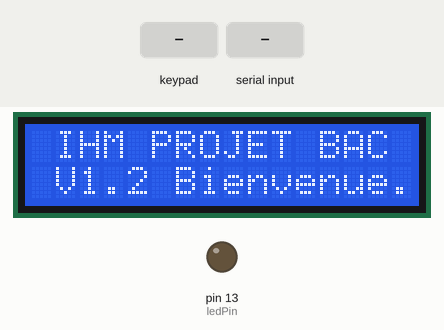
Recording of a sketch running on a simulated Arduino Mega 2560, built with avr-gcc and run on an emulated ATmega2560. Parts: 16×2 character LCD, output pins drawn as LEDs (lit = HIGH). Dashed ring = blinking. The inputs (shaded band) are chosen by the test bench. Random numbers use the default seed unless the sketch sets one.

Above: at 2.7 s.
At 17.9 s:
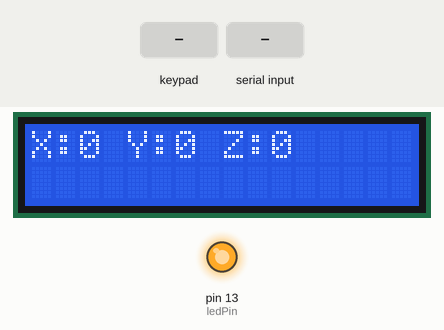
18.0 s: keypad keys 5 4 3 2 A pressed 0.4 s apart
At 18.15 s:
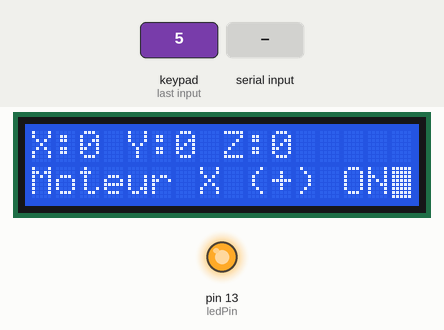
21.5 s: "s" received over Serial
At 23.7 s:
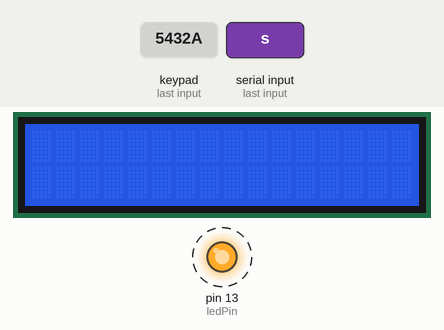
Timing chart, 0 to 30.5 s (numbered marks = the images above; inputs shaded):
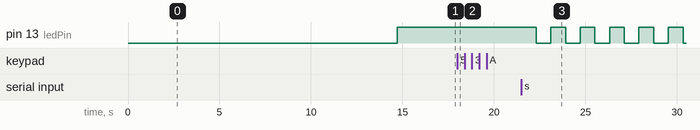

The sketch:

Code_final.ino
```cpp
#include <AccelStepper.h>
#include <LiquidCrystal.h>
#include <AFMotor.h>
#include <Keypad.h>

#define lenght 16

void analyseKey(String value);
boolean processingMode = false, debugMode = false;
int value, motorX = 0, motorY=0, motorZ=0;
int customDelay = 200, getvitesse=0, dejavu;
int percent=100;
unsigned char b;
const byte ROWS = 4; //four rows
const byte COLS = 4; //three columns
char keys[ROWS][COLS] = {
  {
    'F','E','D', 'C'  }
  ,
  {
    'B','A','9', '8'  }
  ,
  {
    '7','6','5', '4'  }
  ,
  {
    '3','2','1', '0'  }
};
byte rowPins[ROWS] = {5, 4, 3, 2};
byte colPins[COLS] = {9, 8, 7, 6};
byte ledPin = 13;
boolean blink = false, aset = false;

LiquidCrystal lcd(12, 11, 28, 26, 24, 22);
Keypad keypad = Keypad( makeKeymap(keys), rowPins, colPins, ROWS, COLS );

AF_Stepper motorx(100, 2);
AF_Stepper motory(100, 1);

void setup(){
  delay(100);
  lcd.begin(16, 2);
  loading();

  Serial.begin(9600);
  pinMode(ledPin, OUTPUT);
  digitalWrite(ledPin, HIGH);
  keypad.addEventListener(keypadEvent);
  lcd.setCursor(0,0);
  lcd.print("Liaison serie OK");
  delay(2000);
  lcd.clear();
  lcd.setCursor(0,2);
  lcd.blink();
}

void loop(){
 getMotorState();
  String content = "";
  char character;

  while(Serial.available()) {
    character = Serial.read();
    content.concat(character);
    delay(10);
  }

  if (content != "") {analysKey(content);}


  char key = keypad.getKey();


  if (blink){
    digitalWrite(ledPin,!digitalRead(ledPin));
    delay(100);
  }
}

void keypadEvent(KeypadEvent key){
  switch (keypad.getState()){


  case PRESSED:
    switch (key){

     case '7':
     analysKey("x");
     break;

     case '5':
     analysKey("w");
     break;

     case '6':
     analysKey("s");
     break;

     case 'F':
     analysKey("q");
     break;

     case 'A':
     analysKey("t");
     break;

     case '2':
     analysKey("y");
     break;

      case '0':
     analysKey("a");
     break;

      case '4':
     analysKey("z");
     break;

      case '1':
     analysKey("1");
     break;

    }
    break;

 /* case RELEASED:
    switch (key){
    case '2':

      break;
    }
    break;
   */

  case HOLD:
    switch (key){
    case '2':
      blink = true;
      break;
    }
    break;
  }
}

void analysKey(String value)
{
      if (value == "w") {
      affiche("Moteur X (+) ON");
      motorX++;
      delay(customDelay);
    }
    else if (value == "x") {
      affiche("Moteur X (-) ON");
      motorX--;
      delay(customDelay);
    }
    else if (value == "a") {
      affiche("Moteur Z (+) ON");
      motorZ++;
      delay(customDelay);
    }
    else if (value == "z") {
      affiche("Moteur Z (-) ON");
      motorZ--;
      delay(customDelay);
    }
    else if (value == "s") {
      lcd.noBlink();
      while(1)
      {
        motorX=0;motorY=0;motorZ=0;
      delay(800);
      digitalWrite(ledPin,!digitalRead(ledPin));
      affiche(" Arret d'ugence ");
      delay(800);
      digitalWrite(ledPin,!digitalRead(ledPin));
      lcd.clear();
      }
    }
    else if (value == "t") {
      affiche("Moteur Y (+) ON");
      motorY++;
      delay(customDelay);
    }
    else if (value == "y") {
      affiche("Moteur Y (-) ON");
      motorY--;
      delay(customDelay);
    }
    else if (value == "q") {
      affiche("Liais. serie OFF");
      motorX=0;motorY=0;motorZ=0;
      delay(500);
      exit(0);
    }
    else if (value == "o") {
      affiche("Retour origine ");
      motorX=0;motorY=0;motorZ=0;
      delay(customDelay);
    }
    else if (value.substring(0,1) == "m") {
      String moteur = value.substring(1,2);
      String dir = value.substring(5,6);
      String pas = value.substring(6,value.indexOf("v"));
      String vitesse = value.substring(value.indexOf("v")+1,value.length());

      int _v = vitesse.toInt();
      int _d = dir.toInt();
      int _p = pas.toInt();

  /*    lcd.setCursor(0,2);
      lcd.print("Action moteur ! ");
      delay(500);

      if(moteur == "x")
{
  motorx.setSpeed(_v);
if(_d == 1)
{
    motorx.step(_p, FORWARD, SINGLE);
}
else
{
    motorx.step(_p, BACKWARD, SINGLE);
}
}
else if(moteur == "y")
{
  motory.setSpeed(_v);

 if(_d == 1)
{
    motory.step(_p, FORWARD, SINGLE);
}
else
{
    motory.step(_p, BACKWARD, SINGLE);
}
}


       delay(customDelay);
       */
    }
    else {
      affiche(" Comnd Inconnue ");
      delay(customDelay);
    }

   lcd.clear();
}

void loading(void)
{
  if(!debugMode)
  {
  int x = 0;
  int y = 0;

  lcd.setCursor(0, 0);
  lcd.print("Paul Fasola");
  lcd.setCursor(0, 2);
  lcd.print("     presente...");
  lcd.setCursor(0, 0);
  delay(2500);
  lcd.print(" IHM PROJET BAC ");
  lcd.setCursor(0, 2);
  lcd.print(" V1.2 Bienvenue");
   delay(2500);
  lcd.clear();

  while(1)
  {
  lcd.setCursor(0, 0);
  x+=random(0,2);
  percent = x;
  lcd.print("Chargement ");
  lcd.print(percent);
  lcd.print("%   ");
  lcd.setCursor(0,1);

  if(x == 100){delay(1300);break;}
  delay(40);
  y++;
}
  }
}

void getMotorState(void)
{

lcd.setCursor(0,0);
lcd.print("X:");
lcd.print(motorX);
lcd.print(" Y:");
lcd.print(motorY);
lcd.print(" Z:");
lcd.print(motorZ);
lcd.print("        ");

}

 /*
** FONCTION affiche : Affiche sur ligne 2
** @Params: String
** @Output: Void
*/
void affiche(String str)
{
  lcd.setCursor(0,2);
  lcd.print(str);
}
```

Measured:
- after the input at 21.5 s, pin 13 (ledPin): alternates HIGH for 0.80 s and LOW for 0.80 s, starting after 0.81 s
- what the display in image 0 shows lasts 2.5 s, from 2.7 s to 5.2 s
- what the display in image 3 shows lasts 0.8 s, from 23.1 s to 23.9 s
